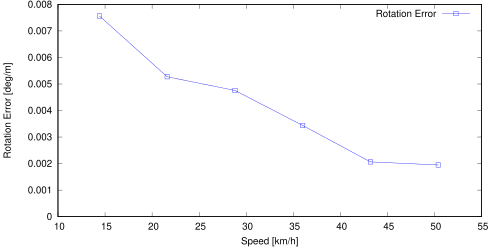

Generate this figure with gnuplot:
set term postscript eps enhanced color
set output "subavg_rs.eps"
set size ratio 0.5
set yrange [0:*]
set xlabel "Speed [km/h]"
set ylabel "Rotation Error [deg/m]"
plot "subavg_rs.txt" using ($1*3.6):($2*57.3) title 'Rotation Error' lc rgb "#0000FF" pt 4 w linespoints
